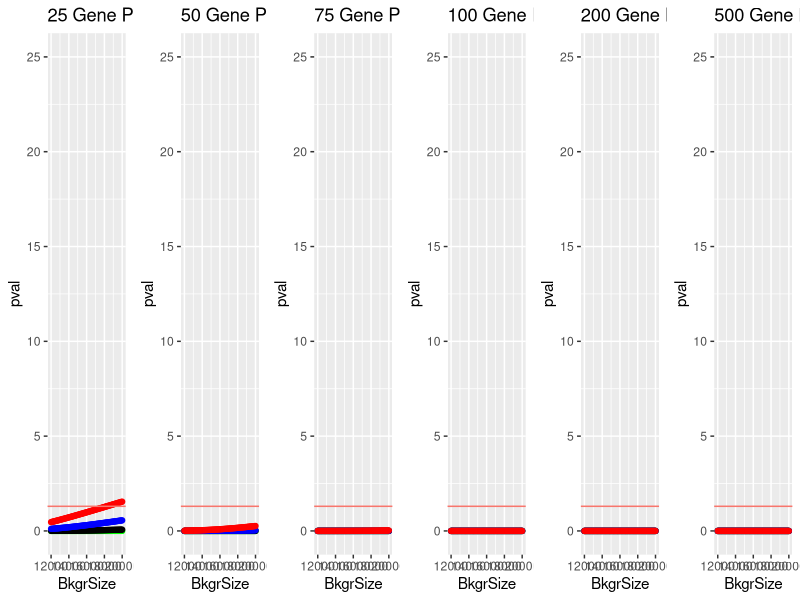

Here is the R script that generated this plot: (Note: this script raises an error after producing the figure.)
## ---- chunk 1
knitr::opts_chunk$set(echo = TRUE)
## ---- chunk 2
library(ggplot2)
library(tidyverse)
library(ggpubr)
## ---- chunk 3
make.df2 <- function(denomItem){
  a <- data.frame(c(2,degSize),c(pathSize,denomItem))
  x <- fisher.test(a, alternative="greater")
  return(-log(x$p.value,10))
}

make.df5 <- function(denomItem){
  a <- data.frame(c(5,degSize),c(pathSize,denomItem))
  x <- fisher.test(a, alternative="greater")
  return(-log(x$p.value,10))
}

make.df10 <- function(denomItem){
  a <- data.frame(c(10,degSize),c(pathSize,denomItem))
  x <- fisher.test(a, alternative="greater")
  return(-log(x$p.value,10))
}

make.df15 <- function(denomItem){
  a <- data.frame(c(15,degSize),c(pathSize,denomItem))
  x <- fisher.test(a, alternative="greater")
  return(-log(x$p.value,10))
}

make.df25 <- function(denomItem){
  a <- data.frame(c(25,degSize),c(pathSize,denomItem))
  x <- fisher.test(a, alternative="greater")
  return(-log(x$p.value,10))
}

make.df50 <- function(denomItem){
  a <- data.frame(c(50,degSize),c(pathSize,denomItem))
  x <- fisher.test(a, alternative="greater")
  return(-log(x$p.value,10))
}

make.df100 <- function(denomItem){
  a <- data.frame(c(100,degSize),c(pathSize,denomItem))
  x <- fisher.test(a, alternative="greater")
  return(-log(x$p.value,10))
}

make.df200 <- function(denomItem){
  a <- data.frame(c(200,degSize),c(pathSize,denomItem))
  x <- fisher.test(a, alternative="greater")
  return(-log(x$p.value,10))
}

## ---- chunk 4
denom <- seq(from = 12000, to = 20000, by = 100)
degSize <- 6000
###########
pathSize <- 25

x2 <- lapply(denom, make.df2)
x2.Plot <- as.data.frame(cbind(denom,unlist(x2)))
colnames(x2.Plot) <- c("BkgrSize","pval")

x5 <- lapply(denom, make.df5)
x5.Plot <- as.data.frame(cbind(denom,unlist(x5)))
colnames(x5.Plot) <- c("BkgrSize","pval")

x10 <- lapply(denom, make.df10)
x10.Plot <- as.data.frame(cbind(denom,unlist(x10)))
colnames(x10.Plot) <- c("BkgrSize","pval")

x15 <- lapply(denom, make.df15)
x15.Plot <- as.data.frame(cbind(denom,unlist(x15)))
colnames(x15.Plot) <- c("BkgrSize","pval")

pl.25 <- ggplot() + geom_point(data=x2.Plot, aes(x=BkgrSize, y=pval), color="green") + geom_point(data=x5.Plot, aes(x=BkgrSize, y=pval), color="black") + geom_point(data=x10.Plot, aes(x=BkgrSize, y=pval), color="blue") + geom_point(data=x15.Plot, aes(x=BkgrSize, y=pval), color="red") + geom_hline(aes(yintercept=1.3, linetype="dashed", color = "red")) + ylim(0, 25) + ggtitle("25 Gene Pathway")
###########
pathSize <- 50

x2 <- lapply(denom, make.df2)
x2.Plot <- as.data.frame(cbind(denom,unlist(x2)))
colnames(x2.Plot) <- c("BkgrSize","pval")

x5 <- lapply(denom, make.df5)
x5.Plot <- as.data.frame(cbind(denom,unlist(x5)))
colnames(x5.Plot) <- c("BkgrSize","pval")

x10 <- lapply(denom, make.df10)
x10.Plot <- as.data.frame(cbind(denom,unlist(x10)))
colnames(x10.Plot) <- c("BkgrSize","pval")

x15 <- lapply(denom, make.df15)
x15.Plot <- as.data.frame(cbind(denom,unlist(x15)))
colnames(x15.Plot) <- c("BkgrSize","pval")

pl.50 <- ggplot() + geom_point(data=x2.Plot, aes(x=BkgrSize, y=pval), color="green") + geom_point(data=x5.Plot, aes(x=BkgrSize, y=pval), color="black") + geom_point(data=x10.Plot, aes(x=BkgrSize, y=pval), color="blue") + geom_point(data=x15.Plot, aes(x=BkgrSize, y=pval), color="red") + geom_hline(aes(yintercept=1.3, linetype="dashed", color = "red")) + ylim(0, 25) + ggtitle("50 Gene Pathway")
###########
pathSize <- 75

x2 <- lapply(denom, make.df2)
x2.Plot <- as.data.frame(cbind(denom,unlist(x2)))
colnames(x2.Plot) <- c("BkgrSize","pval")

x5 <- lapply(denom, make.df5)
x5.Plot <- as.data.frame(cbind(denom,unlist(x5)))
colnames(x5.Plot) <- c("BkgrSize","pval")

x10 <- lapply(denom, make.df10)
x10.Plot <- as.data.frame(cbind(denom,unlist(x10)))
colnames(x10.Plot) <- c("BkgrSize","pval")

x15 <- lapply(denom, make.df15)
x15.Plot <- as.data.frame(cbind(denom,unlist(x15)))
colnames(x15.Plot) <- c("BkgrSize","pval")

pl.75 <- ggplot() + geom_point(data=x2.Plot, aes(x=BkgrSize, y=pval), color="green") + geom_point(data=x5.Plot, aes(x=BkgrSize, y=pval), color="black") + geom_point(data=x10.Plot, aes(x=BkgrSize, y=pval), color="blue") + geom_point(data=x15.Plot, aes(x=BkgrSize, y=pval), color="red") + geom_hline(aes(yintercept=1.3, linetype="dashed", color = "red")) + ylim(0, 25) + ggtitle("75 Gene Pathway")
###########
pathSize <- 100

x2 <- lapply(denom, make.df2)
x2.Plot <- as.data.frame(cbind(denom,unlist(x2)))
colnames(x2.Plot) <- c("BkgrSize","pval")

x5 <- lapply(denom, make.df5)
x5.Plot <- as.data.frame(cbind(denom,unlist(x5)))
colnames(x5.Plot) <- c("BkgrSize","pval")

x10 <- lapply(denom, make.df10)
x10.Plot <- as.data.frame(cbind(denom,unlist(x10)))
colnames(x10.Plot) <- c("BkgrSize","pval")

x15 <- lapply(denom, make.df15)
x15.Plot <- as.data.frame(cbind(denom,unlist(x15)))
colnames(x15.Plot) <- c("BkgrSize","pval")

pl.100 <- ggplot() + geom_point(data=x2.Plot, aes(x=BkgrSize, y=pval), color="green") + geom_point(data=x5.Plot, aes(x=BkgrSize, y=pval), color="black") + geom_point(data=x10.Plot, aes(x=BkgrSize, y=pval), color="blue") + geom_point(data=x15.Plot, aes(x=BkgrSize, y=pval), color="red") + geom_hline(aes(yintercept=1.3, linetype="dashed", color = "red")) + ylim(0, 25) + ggtitle("100 Gene Pathway")
###########
pathSize <- 200

x2 <- lapply(denom, make.df2)
x2.Plot <- as.data.frame(cbind(denom,unlist(x2)))
colnames(x2.Plot) <- c("BkgrSize","pval")

x5 <- lapply(denom, make.df5)
x5.Plot <- as.data.frame(cbind(denom,unlist(x5)))
colnames(x5.Plot) <- c("BkgrSize","pval")

x10 <- lapply(denom, make.df10)
x10.Plot <- as.data.frame(cbind(denom,unlist(x10)))
colnames(x10.Plot) <- c("BkgrSize","pval")

x15 <- lapply(denom, make.df15)
x15.Plot <- as.data.frame(cbind(denom,unlist(x15)))
colnames(x15.Plot) <- c("BkgrSize","pval")

pl.200 <- ggplot() + geom_point(data=x2.Plot, aes(x=BkgrSize, y=pval), color="green") + geom_point(data=x5.Plot, aes(x=BkgrSize, y=pval), color="black") + geom_point(data=x10.Plot, aes(x=BkgrSize, y=pval), color="blue") + geom_point(data=x15.Plot, aes(x=BkgrSize, y=pval), color="red") + geom_hline(aes(yintercept=1.3, linetype="dashed", color = "red")) + ylim(0, 25) + ggtitle("200 Gene Pathway")
###########
pathSize <- 500

x2 <- lapply(denom, make.df2)
x2.Plot <- as.data.frame(cbind(denom,unlist(x2)))
colnames(x2.Plot) <- c("BkgrSize","pval")

x5 <- lapply(denom, make.df5)
x5.Plot <- as.data.frame(cbind(denom,unlist(x5)))
colnames(x5.Plot) <- c("BkgrSize","pval")

x10 <- lapply(denom, make.df10)
x10.Plot <- as.data.frame(cbind(denom,unlist(x10)))
colnames(x10.Plot) <- c("BkgrSize","pval")

x15 <- lapply(denom, make.df15)
x15.Plot <- as.data.frame(cbind(denom,unlist(x15)))
colnames(x15.Plot) <- c("BkgrSize","pval")

pl.500 <- ggplot() + geom_point(data=x2.Plot, aes(x=BkgrSize, y=pval), color="green") + geom_point(data=x5.Plot, aes(x=BkgrSize, y=pval), color="black") + geom_point(data=x10.Plot, aes(x=BkgrSize, y=pval), color="blue") + geom_point(data=x15.Plot, aes(x=BkgrSize, y=pval), color="red") + geom_hline(aes(yintercept=1.3, linetype="dashed", color = "red")) + ylim(0, 25) + ggtitle("500 Gene Pathway")
## ---- chunk 5
ggarrange(pl.25,pl.50,pl.75,pl.100,pl.200,pl.500, legend = FALSE, ncol=6, nrow=1) 
## ---- chunk 6
denom <- seq(from = 12000, to = 20000, by = 100)
degSize <- 6000
###########
pathSize <- 25
#y.val <- 3
#sig.size <- 0.75

x15 <- lapply(denom, make.df15)
x15.Plot <- as.data.frame(cbind(denom,unlist(x15)))
colnames(x15.Plot) <- c("BkgrSize","pval")

x25 <- lapply(denom, make.df25)
x25.Plot <- as.data.frame(cbind(denom,unlist(x25)))
colnames(x25.Plot) <- c("BkgrSize","pval")

x50 <- lapply(denom, make.df50)
x50.Plot <- as.data.frame(cbind(denom,unlist(x50)))
colnames(x50.Plot) <- c("BkgrSize","pval")

x200 <- lapply(denom, make.df200)
x200.Plot <- as.data.frame(cbind(denom,unlist(x200)))
colnames(x200.Plot) <- c("BkgrSize","pval")

pl.25 <- ggplot() + geom_point(data=x15.Plot, aes(x=BkgrSize, y=pval), color="green") + geom_point(data=x50.Plot, aes(x=BkgrSize, y=pval), color="black") + geom_point(data=x100.Plot, aes(x=BkgrSize, y=pval), color="blue") + geom_point(data=x200.Plot, aes(x=BkgrSize, y=pval), color="red") + geom_hline(aes(yintercept=1.3, linetype="dashed", color = "red", size=sig.size)) + ylim(0, y.val) + ggtitle("25 Gene Pathway")
###########
pathSize <- 50

x15 <- lapply(denom, make.df15)
x15.Plot <- as.data.frame(cbind(denom,unlist(x15)))
colnames(x15.Plot) <- c("BkgrSize","pval")

x50 <- lapply(denom, make.df50)
x50.Plot <- as.data.frame(cbind(denom,unlist(x50)))
colnames(x50.Plot) <- c("BkgrSize","pval")

x100 <- lapply(denom, make.df100)
x100.Plot <- as.data.frame(cbind(denom,unlist(x100)))
colnames(x100.Plot) <- c("BkgrSize","pval")

x200 <- lapply(denom, make.df200)
x200.Plot <- as.data.frame(cbind(denom,unlist(x200)))
colnames(x200.Plot) <- c("BkgrSize","pval")

pl.50 <- ggplot() + geom_point(data=x15.Plot, aes(x=BkgrSize, y=pval), color="green") + geom_point(data=x50.Plot, aes(x=BkgrSize, y=pval), color="black") + geom_point(data=x100.Plot, aes(x=BkgrSize, y=pval), color="blue") + geom_point(data=x200.Plot, aes(x=BkgrSize, y=pval), color="red") + geom_hline(aes(yintercept=1.3, linetype="dashed", color = "red", size=sig.size)) + ylim(0, y.val) + ggtitle("50 Gene Pathway")
###########
pathSize <- 75

x2 <- lapply(denom, make.df2)
x2.Plot <- as.data.frame(cbind(denom,unlist(x2)))
colnames(x2.Plot) <- c("BkgrSize","pval")

x5 <- lapply(denom, make.df5)
x5.Plot <- as.data.frame(cbind(denom,unlist(x5)))
colnames(x5.Plot) <- c("BkgrSize","pval")

x10 <- lapply(denom, make.df10)
x10.Plot <- as.data.frame(cbind(denom,unlist(x10)))
colnames(x10.Plot) <- c("BkgrSize","pval")

x15 <- lapply(denom, make.df15)
x15.Plot <- as.data.frame(cbind(denom,unlist(x15)))
colnames(x15.Plot) <- c("BkgrSize","pval")

pl.75 <- ggplot() + geom_point(data=x2.Plot, aes(x=BkgrSize, y=pval), color="green") + geom_point(data=x5.Plot, aes(x=BkgrSize, y=pval), color="black") + geom_point(data=x10.Plot, aes(x=BkgrSize, y=pval), color="blue") + geom_point(data=x15.Plot, aes(x=BkgrSize, y=pval), color="red") + geom_hline(aes(yintercept=1.3, linetype="dashed", color = "red", size=sig.size)) + ylim(0, y.val) + ggtitle("75 Gene Pathway")
###########
pathSize <- 100

x2 <- lapply(denom, make.df2)
x2.Plot <- as.data.frame(cbind(denom,unlist(x2)))
colnames(x2.Plot) <- c("BkgrSize","pval")

x5 <- lapply(denom, make.df5)
x5.Plot <- as.data.frame(cbind(denom,unlist(x5)))
colnames(x5.Plot) <- c("BkgrSize","pval")

x10 <- lapply(denom, make.df10)
x10.Plot <- as.data.frame(cbind(denom,unlist(x10)))
colnames(x10.Plot) <- c("BkgrSize","pval")

x15 <- lapply(denom, make.df15)
x15.Plot <- as.data.frame(cbind(denom,unlist(x15)))
colnames(x15.Plot) <- c("BkgrSize","pval")

pl.100 <- ggplot() + geom_point(data=x2.Plot, aes(x=BkgrSize, y=pval), color="green") + geom_point(data=x5.Plot, aes(x=BkgrSize, y=pval), color="black") + geom_point(data=x10.Plot, aes(x=BkgrSize, y=pval), color="blue") + geom_point(data=x15.Plot, aes(x=BkgrSize, y=pval), color="red") + geom_hline(aes(yintercept=1.3, linetype="dashed", color = "red", size=sig.size)) + ylim(0, y.val) + ggtitle("100 Gene Pathway")
###########
pathSize <- 200

x2 <- lapply(denom, make.df2)
x2.Plot <- as.data.frame(cbind(denom,unlist(x2)))
colnames(x2.Plot) <- c("BkgrSize","pval")

x5 <- lapply(denom, make.df5)
x5.Plot <- as.data.frame(cbind(denom,unlist(x5)))
colnames(x5.Plot) <- c("BkgrSize","pval")

x10 <- lapply(denom, make.df10)
x10.Plot <- as.data.frame(cbind(denom,unlist(x10)))
colnames(x10.Plot) <- c("BkgrSize","pval")

x15 <- lapply(denom, make.df15)
x15.Plot <- as.data.frame(cbind(denom,unlist(x15)))
colnames(x15.Plot) <- c("BkgrSize","pval")

pl.200 <- ggplot() + geom_point(data=x2.Plot, aes(x=BkgrSize, y=pval), color="green") + geom_point(data=x5.Plot, aes(x=BkgrSize, y=pval), color="black") + geom_point(data=x10.Plot, aes(x=BkgrSize, y=pval), color="blue") + geom_point(data=x15.Plot, aes(x=BkgrSize, y=pval), color="red") + geom_hline(aes(yintercept=1.3, linetype="dashed", color = "red", size=sig.size)) + ylim(0, y.val) + ggtitle("200 Gene Pathway")
###########
pathSize <- 500

x2 <- lapply(denom, make.df2)
x2.Plot <- as.data.frame(cbind(denom,unlist(x2)))
colnames(x2.Plot) <- c("BkgrSize","pval")

x5 <- lapply(denom, make.df5)
x5.Plot <- as.data.frame(cbind(denom,unlist(x5)))
colnames(x5.Plot) <- c("BkgrSize","pval")

x10 <- lapply(denom, make.df10)
x10.Plot <- as.data.frame(cbind(denom,unlist(x10)))
colnames(x10.Plot) <- c("BkgrSize","pval")

x15 <- lapply(denom, make.df15)
x15.Plot <- as.data.frame(cbind(denom,unlist(x15)))
colnames(x15.Plot) <- c("BkgrSize","pval")

pl.500 <- ggplot() + geom_point(data=x2.Plot, aes(x=BkgrSize, y=pval), color="green") + geom_point(data=x5.Plot, aes(x=BkgrSize, y=pval), color="black") + geom_point(data=x10.Plot, aes(x=BkgrSize, y=pval), color="blue") + geom_point(data=x15.Plot, aes(x=BkgrSize, y=pval), color="red") + geom_hline(aes(yintercept=1.3, linetype="dashed", color = "red", size=sig.size)) + ylim(0, y.val) + ggtitle("500 Gene Pathway")
## ---- chunk 7
ggarrange(pl.25,pl.50,pl.75,pl.100,pl.200,pl.500, legend = FALSE, ncol=6, nrow=1) 
## ---- chunk 8
# < -1 FC
a <- data.frame(c(8,62-8),c(194,20237-194))
fisher.test(a, alternative="greater")

b <- data.frame(c(27,268-27),c(194,20237-194))
fisher.test(b, alternative="greater")
## ---- chunk 9
testDGEs.df <- function(degCount){
  a <- data.frame(c(degsInPath,degCount),c(pathSize,bkground))
  x <- fisher.test(a, alternative="greater")
  return(-log(x$p.value,10))
}

degSize <- seq(from = 50, to = 2000, by = 10)
bkground <- 17000
###########
pathSize <- 25

degsInPath <- 2

degs.2 <- lapply(degSize, testDGEs.df)
degs.2.Plot <- as.data.frame(cbind(degSize,unlist(degs.2)))
colnames(degs.2.Plot) <- c("degSize","pval")

degsInPath <- 5

degs.5 <- lapply(degSize, testDGEs.df)
degs.5.Plot <- as.data.frame(cbind(degSize,unlist(degs.5)))
colnames(degs.5.Plot) <- c("degSize","pval")

degsInPath <- 10

degs.10 <- lapply(degSize, testDGEs.df)
degs.10.Plot <- as.data.frame(cbind(degSize,unlist(degs.10)))
colnames(degs.10.Plot) <- c("degSize","pval")

degsInPath <- 15

degs.15 <- lapply(degSize, testDGEs.df)
degs.15.Plot <- as.data.frame(cbind(degSize,unlist(degs.15)))
colnames(degs.15.Plot) <- c("degSize","pval")

pl.25path <- ggplot() + geom_point(data=degs.2.Plot, aes(x=degSize, y=pval), color="green") + geom_point(data=degs.5.Plot, aes(x=degSize, y=pval), color="black") + geom_point(data=degs.10.Plot, aes(x=degSize, y=pval), color="blue") + geom_point(data=degs.15.Plot, aes(x=degSize, y=pval), color="red") + geom_hline(aes(yintercept=1.3, color = "red"), size=2) + ylim(0, 25) + ggtitle("25 Gene Pathway")

###########
pathSize <- 50

degsInPath <- 2

degs.2 <- lapply(degSize, testDGEs.df)
degs.2.Plot <- as.data.frame(cbind(degSize,unlist(degs.2)))
colnames(degs.2.Plot) <- c("degSize","pval")

degsInPath <- 5

degs.5 <- lapply(degSize, testDGEs.df)
degs.5.Plot <- as.data.frame(cbind(degSize,unlist(degs.5)))
colnames(degs.5.Plot) <- c("degSize","pval")

degsInPath <- 10

degs.10 <- lapply(degSize, testDGEs.df)
degs.10.Plot <- as.data.frame(cbind(degSize,unlist(degs.10)))
colnames(degs.10.Plot) <- c("degSize","pval")

degsInPath <- 15

degs.15 <- lapply(degSize, testDGEs.df)
degs.15.Plot <- as.data.frame(cbind(degSize,unlist(degs.15)))
colnames(degs.15.Plot) <- c("degSize","pval")

pl.50path <- ggplot() + geom_point(data=degs.2.Plot, aes(x=degSize, y=pval), color="green") + geom_point(data=degs.5.Plot, aes(x=degSize, y=pval), color="black") + geom_point(data=degs.10.Plot, aes(x=degSize, y=pval), color="blue") + geom_point(data=degs.15.Plot, aes(x=degSize, y=pval), color="red") + geom_hline(aes(yintercept=1.3, color = "red"), size=2) + ylim(0, 25) + ggtitle("50 Gene Pathway")
###########
pathSize <- 100

degsInPath <- 2

degs.2 <- lapply(degSize, testDGEs.df)
degs.2.Plot <- as.data.frame(cbind(degSize,unlist(degs.2)))
colnames(degs.2.Plot) <- c("degSize","pval")

degsInPath <- 5

degs.5 <- lapply(degSize, testDGEs.df)
degs.5.Plot <- as.data.frame(cbind(degSize,unlist(degs.5)))
colnames(degs.5.Plot) <- c("degSize","pval")

degsInPath <- 10

degs.10 <- lapply(degSize, testDGEs.df)
degs.10.Plot <- as.data.frame(cbind(degSize,unlist(degs.10)))
colnames(degs.10.Plot) <- c("degSize","pval")

degsInPath <- 15

degs.15 <- lapply(degSize, testDGEs.df)
degs.15.Plot <- as.data.frame(cbind(degSize,unlist(degs.15)))
colnames(degs.15.Plot) <- c("degSize","pval")

pl.100path <- ggplot() + geom_point(data=degs.2.Plot, aes(x=degSize, y=pval), color="green") + geom_point(data=degs.5.Plot, aes(x=degSize, y=pval), color="black") + geom_point(data=degs.10.Plot, aes(x=degSize, y=pval), color="blue") + geom_point(data=degs.15.Plot, aes(x=degSize, y=pval), color="red") + geom_hline(aes(yintercept=1.3, color = "red"), size=2) + ylim(0, 25) + ggtitle("100 Gene Pathway")
###########
pathSize <- 200

degsInPath <- 2

degs.2 <- lapply(degSize, testDGEs.df)
degs2.Plot <- as.data.frame(cbind(degSize,unlist(degs.2)))
colnames(degs.2.Plot) <- c("degSize","pval")

degsInPath <- 5

degs.5 <- lapply(degSize, testDGEs.df)
degs.5.Plot <- as.data.frame(cbind(degSize,unlist(degs.5)))
colnames(degs.5.Plot) <- c("degSize","pval")

degsInPath <- 10

degs.10 <- lapply(degSize, testDGEs.df)
degs.10.Plot <- as.data.frame(cbind(degSize,unlist(degs.10)))
colnames(degs.10.Plot) <- c("degSize","pval")

degsInPath <- 15

degs.15 <- lapply(degSize, testDGEs.df)
degs.15.Plot <- as.data.frame(cbind(degSize,unlist(degs.15)))
colnames(degs.15.Plot) <- c("degSize","pval")

pl.200path <- ggplot() + geom_point(data=degs.2.Plot, aes(x=degSize, y=pval), color="green") + geom_point(data=degs.5.Plot, aes(x=degSize, y=pval), color="black") + geom_point(data=degs.10.Plot, aes(x=degSize, y=pval), color="blue") + geom_point(data=degs.15.Plot, aes(x=degSize, y=pval), color="red") + geom_hline(aes(yintercept=1.3, color = "red"), size=2) + ylim(0, 25) + ggtitle("200 Gene Pathway")
## ---- chunk 10
ggarrange(pl.25path, pl.50path, pl.100path,pl.200path, legend = FALSE, ncol=4, nrow=1) 
## ---- chunk 11
summary(cars)
## ---- chunk 12
plot(pressure)
